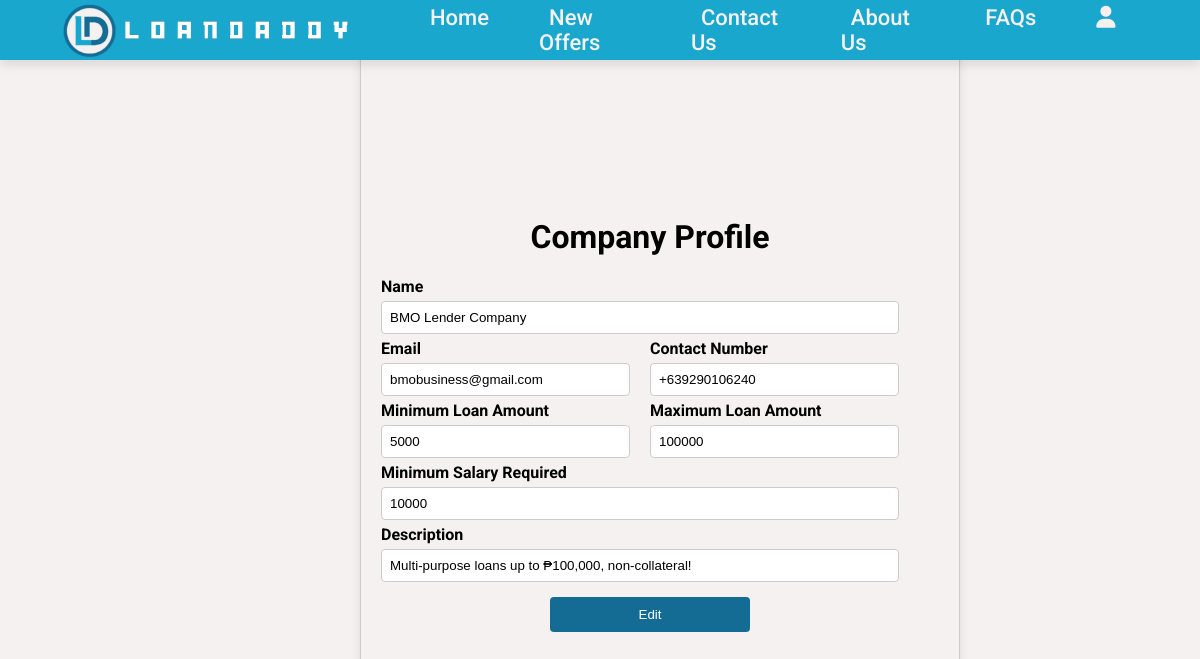
/php/lender_profile.php (signed in), run on the app's committed database.
### tables this page shows
CREATE TABLE `lender` (
  `Lender_ID` int NOT NULL AUTO_INCREMENT,
  `Lender_Name` varchar(255) NOT NULL,
  `Password` varchar(255) DEFAULT NULL,
  `Description` varchar(255) NOT NULL,
  `Contact_Number` varchar(15) NOT NULL,
  `Email` varchar(255) NOT NULL,
  `MinSalary_Required` float NOT NULL,
  `MinLoan_Amt` float NOT NULL,
  `MaxLoan_Amt` float NOT NULL,
  `Created_at` timestamp NULL DEFAULT CURRENT_TIMESTAMP,
  `Verified_at` timestamp NULL DEFAULT NULL,
  PRIMARY KEY (`Lender_ID`),
  UNIQUE KEY `Email_UNIQUE` (`Email`),
  UNIQUE KEY `Lender_Name_UNIQUE` (`Lender_Name`)
);

### php/lender_profile.php (the view, shortened to what this page needs)
<?php
    $con = mysqli_connect('localhost', 'root', 'Furina de Fontaine');
    mysqli_select_db($con, 'loanapp');
    $s = "SELECT * FROM lender WHERE Lender_ID = '{$_SESSION['id']}'";
    $result = mysqli_query($con, $s);
    $profileDetails = mysqli_fetch_array($result)
?>
<!DOCTYPE html>
<html lang="en">
<head>
    <link rel="stylesheet" href="../css/navbar.css">
    <link rel="stylesheet" href="../css/slideshow.css">
    <link rel="stylesheet" href="../css/searchBar.css">
    <link rel="stylesheet" href="../css/index.css">
    <link rel="stylesheet" href="../css/userProfile.css">
    <link rel="stylesheet" href="https://cdnjs.cloudflare.com/ajax/libs/font-awesome/4.7.0/css/font-awesome.min.css">
</head>
    <body>
    <nav>
        <div class="navbar">
            <div class="logo">
                <a href="lender_Dashboard.php"><img src="../images/ldaddy.png" class="logo"></a>
            </div>
            <ul class="menu">
                <li><a href="lender_Dashboard.php">Home</a></li>
                <li><a href="lender_ViewOffers.php">New Offers</a></li>
                <li><a href="#footer">Contact Us</a></li>
                <li><a href="AboutUsPage(Lenders).php">About Us</a></li>
                <li><a href="FAQsPage(Lenders).php">FAQs</a></li>
                <li class="user-profile">
                    <a class="dropdown"><i class="fa-solid fa-user"></i></a>
                </li>
            </ul>
        </div>
    </nav>
    <div class="container" id="container">
        <div class="form-item" >
                <h1>Company Profile</h1>
                            <div class="form-row">
                                <div class="form-item">
                                    <label for="amt_borrowed">Name</label>
                                    <input type="text" value="<?php echo $profileDetails['Lender_Name'];?> "readonly>
                                </div>
                            </div>
                            <div class="form-row">
                                <div class="form-item">
                                    <label for="tenure">Email</label>
                                    <input type="text" value="<?php echo $profileDetails['Email'];?>" readonly>
                                </div>
                                <div class="form-item">
                                    <label for="pay_sched">Contact Number</label>
                                    <input type="text" value="<?php echo $profileDetails['Contact_Number'];?>" readonly>
                                </div>
                            </div>
                            <div class="form-row">
                                <div class="form-item">
                                    <label for="interest">Minimum Loan Amount</label>
                                    <input type="text" value="<?php echo $profileDetails['MinLoan_Amt'];?>" readonly>
                                </div>
                                <div class="form-item">
                                    <label for="interest_payable">Maximum Loan Amount</label>
                                    <input type="text" value="<?php echo $profileDetails['MaxLoan_Amt'];?>" readonly>
                                </div>
                            </div>
                            <div class="form-row">
                                <div class="form-item">
                                    <label for="amt_borrowed">Minimum Salary Required</label>
                                    <input type="text" value="<?php echo $profileDetails['MinSalary_Required'];?>"readonly>
                                </div>
                            </div>
                            <div class="form-row">
                                <div class="form-item">
                                    <label for="amt_borrowed">Description</label>
                                    <input type="text" value="<?php echo $profileDetails['Description'];?>"readonly>
                                </div>
                            </div>
            <div>
                <div class="row">
                    <div class="column">
                        <form action="lender_Editprofile.php" method="get">
                        <button class="approve-btn">Edit</button>
                        </form>
                    </div>
                </div>
            </div>
        </div>
    </body>
</html>

### css/navbar.css (style rules this page uses)
* { scroll-behavior: smooth; }
body { margin: 0; height: 100%; font-family: 'Roboto', sans-serif; }
.logo { height: 60px; width: auto; margin-top: 3px; margin-bottom: 10px; }
nav { position: fixed; left: 0; top: 0; width: 100%; height: 60px; background: #19A7CE; box-shadow: 0 5px 10px rgba(0, 0, 0, 0.1); z-index: 3; padding-top: 10px; padding-bottom: 10px; }
nav .navbar { display: flex; align-items: center; justify-content: space-between; height: 100%; max-width: 90%; margin: auto; }
nav .navbar .menu { display: inline-flex; font-family: Roboto; }
.navbar .menu li { list-style: none; margin: 0 20px; }
.navbar .menu li a { color: #F6F1F1; font-size: 22px; font-weight: 500; text-decoration: none; cursor: pointer; transition: 0.5s; padding: 18px 10px 17px 10px; }
.user-profile { overflow: hidden; border-radius: 40px; }
.dropdown { border-radius: 25px; padding: 30px; }

### css/slideshow.css (style rules this page uses)
* { box-sizing: border-box; }

### css/searchBar.css (style rules this page uses)
form { padding-left: 20px; padding-right: 20px; }
label { display: block; margin-bottom: 8px; font-weight: bold; }

### css/index.css (style rules this page uses)
body { background-color: #F6F1F1; }
.column { flex: 1; padding: 10px; }
.row { margin-bottom: 10px; }
button { background-color: #146C94; color: #fff; padding: 10px; border: none; border-radius: 4px; cursor: pointer; min-width: 200px }
label { display: block; margin-bottom: 5px; font-weight: bold; }
input[type="number"], input[type="text"], input[type="email"], select { width: 100%; padding: 8px; box-sizing: border-box; border: 1px solid #ccc; border-radius: 4px; }
.form-row { display: flex; justify-content: space-between; margin-bottom: 5px; }
.form-item { flex: 1; margin-right: 20px; }

### css/userProfile.css (style rules this page uses)
#container { margin-top: 2%; margin-left: 30%; display: flex; align-items: center; justify-content: center; min-height: 100vh; }
.container { width: 80%; max-width: 600px; padding: 20px; border: 1px solid #ccc; border-radius: 8px; box-shadow: 0 0 10px rgba(0, 0, 0, 0.1); }
.approve-btn, .getVerified, .Verified { display: block; margin: 0 auto; padding: 10px 20px; cursor: pointer; }
h1 { text-align: center; }
a { color: white; text-decoration: none; }

### data on the page
lender: Lender_Name "BMO Lender Company", Email "bmobusiness@gmail.com", Contact_Number "+639290106240", MinLoan_Amt "5000", MaxLoan_Amt "100000", MinSalary_Required "10000", Description "Multi-purpose loans up to ₱100,000, non-collateral!"
